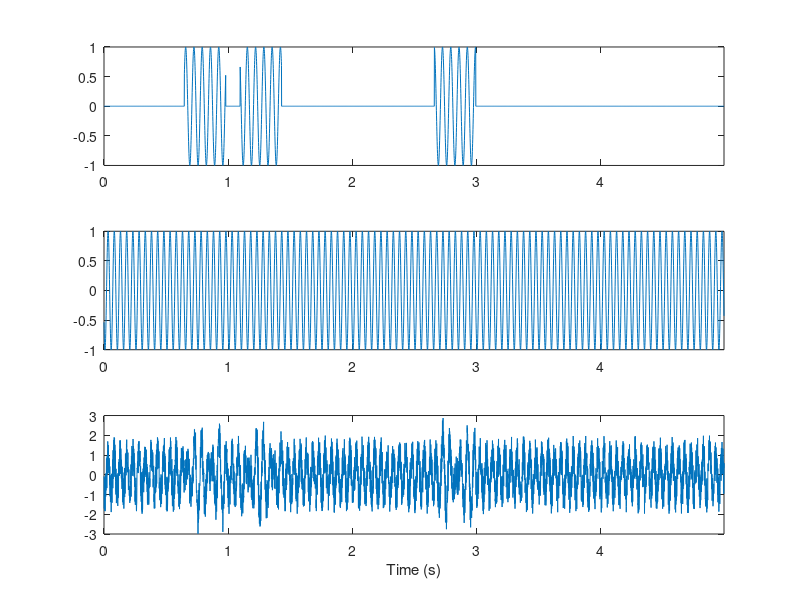

Reproduce this figure in MATLAB. (Note: this script raises an error after producing the figure.)


%% Simulated signal
% Generate a simulated signal with 3 bursts at 15Hz with 5 cycles
% and an oscillation at 20Hz, plus white noise

% Time step (s)
dt=0.001;
% Duration (s)
T=5;
% Time vector
time=0:dt:T-dt;
% Sampling rate
srate=1/dt;

% Burst frequency
f1 = 15;
% Length of bursts in cycles
f1_num_cycles=5;
% Number of bursts
f1_num_bursts=3;

% Oscillation frequency
f2 = 20;

% Burst signal
s1=zeros(1,length(time));

% Keep track of burst start and stop times so they
% don't overlap
burst_starts=[];
burst_stops=[];
while length(burst_starts)<f1_num_bursts
    % Burst duration in seconds
    dur_s=f1_num_cycles/f1;
    % Burst duration in time steps
    dur_pts=floor(dur_s/dt);
    
    % Random start and stop time
    start=randi(length(time)-dur_pts);
    stop=start+dur_pts;
    
    % Check that doesn't overlap with other bursts
    overlap=false;
    for k=1:length(burst_starts)
        other_start=burst_starts(k);
        other_stop=burst_stops(k);
        if (start >= other_start && start < other_stop) || (stop > other_start && stop <= other_stop)
            overlap=true;
            break;
        end
    end
          
    % Generate burst
    if ~overlap
        s1(start:stop)=sin(2. * pi * f1 * (time(start:stop)+randn()));
        burst_starts=[burst_starts start];
        burst_stops=[burst_stops stop];
    end
end

% Oscillatory signal
s2=sin(2. * pi * f2 * (time+randn()));

% Generated signal
signal=s1+s2+(rand(1,length(time))*2-1);

figure;
subplot(3,1,1);
plot(time,s1);
xlim([time(1) time(end)]);
subplot(3,1,2);
plot(time,s2);
xlim([time(1) time(end)]);
subplot(3,1,3);
plot(time,signal);
xlim([time(1) time(end)]);
xlabel('Time (s)');


%% Lagged Hilbert coherence
% Lagged Hilbert coherence starts with bandpass filtering using
% multiplication by a Gaussian kernel in the frequency domain

% Frequencies to evaluate (just to compute desired frequency
% resolution in this step)
freqs=linspace(5,100,100);

% Determine the frequency resolution
df = diff(freqs(1:2));

% Zero-pad the signal - or is mean-pad better?
pad=zeros(size(time));
padd_signal = [pad, signal, pad];

% Fourier transform the padded signal
signal_fft = rfft(padd_signal,length(padd_signal), 2);
fft_frex = linspace(0, srate/2, length(signal_fft));

% Kernel width for multiplication
sigma = df * .5;

% Center pass-band frequency
freq=15;

% Gaussian kernel centered on frequency with width defined
% by requested frequency resolution
kernel = exp(-((fft_frex - freq) .^ 2 / (2.0 * sigma ^ 2)));

% Multiply Fourier-transformed signal by kernel
fsignal_fft = signal_fft .* kernel;
% Reverse Fourier to get bandpass filtered signal
f_signal = irfft(fsignal_fft, length(padd_signal), 2);

figure();
subplot(5,1,1)
plot(time,signal)
xlim([time(1), time(end)])
xlabel('Time (s)')
ylabel('Amplitude')

subplot(5,1,2)
plot(fft_frex,signal_fft(1:length(fft_frex)))
xlim([0,50])
xlabel('Frequency (Hz)')
ylabel('Amplitude')

subplot(5,1,3)
plot(fft_frex,kernel,'k')
xlim([0,50])
xlabel('Frequency (Hz)')
ylabel('Amplitude')

subplot(5,1,4)
plot(fft_frex,fsignal_fft(1:length(fft_frex)))
xlim([0,50])
xlabel('Frequency (Hz)')
ylabel('Amplitude')

subplot(5,1,5)
plot(time,f_signal(length(pad)+1:end-length(pad)))
xlim([time(1), time(end)])
xlabel('Time (s)')
ylabel('Amplitude')



% Get analytic signal of bandpass filtered data (phase and amplitude)
analytic_signal = hilbert(f_signal);
% Cut off padding
analytic_signal=analytic_signal(:, length(time)+1:2 * length(time));

figure();
subplot(4,1,1);
plot(time,signal);
xlim([time(1) time(end)]);
xlabel('Time (s)');
ylabel('Amplitude');

subplot(4,1,2);
plot(time,f_signal(:, length(time)+1:2 * length(time)));
xlim([time(1) time(end)]);
xlabel('Time (s)');
ylabel('Amplitude');

subplot(4,1,3);
plot(time,abs(analytic_signal));
xlim([time(1) time(end)]);
xlabel('Time (s)');
ylabel('Amplitude');

subplot(4,1,4);
plot(time,angle(analytic_signal));
xlim([time(1) time(end)]);
xlabel('Time (s)');
ylabel('Phase');




% Evaluate lagged coherence at a lag of 3 cycles
lag=3;

% Duration of this lag in s
lag_dur_s = lag / freq;
% Number of evaluations
n_evals = floor(T / lag_dur_s);
% Remaining time
t_diff = T - (n_evals * lag_dur_s);

% Start time
start_time = time(1);
% Evaluation times (ms)
eval_times = linspace(start_time, T - t_diff, n_evals + 1); 
eval_times = eval_times(1:end-1);
% Evaluation time points
eval_pts = knnsearch(time', eval_times');

figure()
subplot(4,1,1)
plot(time,signal)
hold on
plot(eval_times,signal(eval_pts),'ro')
xlabel('Time (s)')
ylabel('Amplitude')

subplot(4,1,2)
plot(time,f_signal(length(time)+1:2*length(time)))
hold on
plot(eval_times,f_signal(length(time)+eval_pts),'ro')
xlabel('Time (s)')
ylabel('Amplitude')

subplot(4,1,3)
plot(time,abs(analytic_signal))
hold on
plot(eval_times,abs(analytic_signal(eval_pts)),'ro')
xlabel('Time (s)')
ylabel('Amplitude')

subplot(4,1,4)
plot(time,angle(analytic_signal))
hold on
plot(eval_times,angle(analytic_signal(eval_pts)),'ro')
xlabel('Time (s)')
ylabel('Phase')

% Analytic signal at n=0...n_evals-1 evaluation points
f1 = analytic_signal(eval_pts(1:end-1));
% Analytic signal at n=1...n_evals evaluation points
f2 = analytic_signal(eval_pts(2:end));
% calculate the phase difference and amplitude product
phase_diff = angle(f2) - angle(f1);
amp_prod = abs(f1) .* abs(f2);

figure();
subplot(2,1,1)
plot(eval_times(1:end-1),phase_diff)
xlim([time(1), time(end)])
xlabel('Time (s)')
ylabel('Phase difference')

subplot(2,1,2)
plot(eval_times(1:end-1),amp_prod)
xlim([time(1), time(end)])
xlabel('Time (s)')
ylabel('Amplitude product')

% Numerator - sum is over evaluation points
num = abs(sum(amp_prod .* exp(1i * phase_diff)));
disp(num)

% Scaling factor - sum is over evaluation points
f1_pow = f1.^2;
f2_pow = f2.^2;
denom = sqrt(sum(abs(f1_pow)) * sum(abs(f2_pow)));
disp(denom);

lc = num / denom;
disp(lc);



% This was evaluated starting at time t=0 and looking 3 cycles ahead, 
% but what about the points in between?

% Number of points between the first and next evaluation time points
n_range = eval_pts(2) - eval_pts(1);

% Analytic signal at n=0...n_evals-1 evaluation points, and m=0..n_range time points in between
f1 = analytic_signal(eval_pts(1:end-1) + (0:n_range-1));

% Analytic signal at n=1...n_evals evaluation points, and m=0..n_range time points in between
f2 = analytic_signal(eval_pts(2:end) + (0:n_range-1));

% Calculate the phase difference and amplitude product
phase_diff = angle(f2) - angle(f1);
amp_prod = abs(f1) .* abs(f2);

% Lagged coherence
num = abs(sum(amp_prod .* exp(1i * phase_diff),1));
f1_pow = f1.^2;
f2_pow = f2.^2;
denom = sqrt(sum(abs(f1_pow),1) .* sum(abs(f2_pow),1));
lc = num / denom;

% Average over the time points in between evaluation points
lc = mean(lc);
disp(lc);


% Evaluate at 2-10 lag cycles
lags = 2:.5:10;
% Evaluate at 15 and 20 Hz
freqs = [15, 20];

figure();
for f_idx = 1:length(freqs)
    freq = freqs(f_idx);
    lcs = zeros(size(lags));
    for l_idx = 1:length(lags)
        [num, denom, lcs(l_idx)] = lagged_hilbert_coh_demo(signal, srate, freq, lags(l_idx), df);
    end

    plot(lags, lcs, 'DisplayName', sprintf('%dHz', freq))
    hold on
end
hold off
legend
xlabel('Lag (cycles)')
ylabel('Lagged coherence')




% What about at a frequency where we know there is only noise?
[num, denom, lc] = lagged_hilbert_coh_demo(signal, srate, 50, 3, df);
disp(lc);




% What's going on?
[num1, denom1, lc1] = lagged_hilbert_coh_demo(signal, srate, 15, 3, df);
[num2, denom2, lc2] = lagged_hilbert_coh_demo(signal, srate, 50, 3, df);

fprintf('15Hz: numerator=%f, denominator=%f, lc=%f\n', mean(num1), mean(denom1), lc1);
fprintf('50Hz: numerator=%f, denominator=%f, lc=%f\n', mean(num2), mean(denom2), lc2);




% At 40Hz, the numerator and denominator are both low, but nearly exactly the same
% This is due to amplitude correlations introduced by bandpass filtering in a freq
% range with low power (https://journals.physiology.org/doi/full/10.1152/jn.00851.2013)
% Here's the effect over a range of frequencies

% Evaluate at 2-10 lag cycles
lags = 2:.5:10;
% Evaluate at 5-100 Hz
freqs = linspace(5, 100, 100);

lcs = zeros(length(freqs), length(lags));
for f_idx = 1:length(freqs)
    freq = freqs(f_idx);
    for l_idx = 1:length(lags)
        [num, denom, lcs(f_idx, l_idx)] = lagged_hilbert_coh_demo(signal, srate, freq, lags(l_idx), df);
    end
end

figure();
contourf(lags, freqs, lcs, 100,'LineColor','none');
colorbar;
xlabel('Lag (cycles)');
ylabel('Frequency (Hz)');





% The solution is to use the amplitude covariance of a surrogate 
% dataset as a threshold. We use an AR model to account for
% aperiodic temporal structure

% Compute threshold as 95th percentile of shuffled amplitude products
n_shuffles=1000;
amp_prods=ar_surr(signal, n_shuffles);
threshold = prctile(amp_prods, 95);

% Evaluate at 2-10 lag cycles
lags = 2:.5:10;
% Evaluate at 5-100 Hz
freqs = linspace(5, 100, 100);

lcs = zeros(length(freqs), length(lags));
for f_idx = 1:length(freqs)
    for l_idx = 1:length(lags)
        [num, denom, lc] = lagged_hilbert_coh_demo(signal, srate, freqs(f_idx), lags(l_idx), df);
        % Only consider lc if denominator greater than threshold
        if mean(denom) >= threshold
            lcs(f_idx, l_idx) = lc;
        end
    end
end

figure();
contourf(lags, freqs, lcs, 100,'LineColor','none');
colorbar;
xlabel('Lag (cycles)');
ylabel('Frequency (Hz)');







%% Put it all together
function [num, denom, lc]=lagged_hilbert_coh_demo(signal, srate, freq, lag, df)

    detrend_ord = 1;
    signal=detrend(signal, detrend_ord);
    
    n_pts=length(signal);
    dt=1/srate;
    T = n_pts * dt;
    time=0:dt:T-dt;
    
    % Zero-pad the signal - or is mean-pad better?
    pad=zeros(size(time));
    padd_signal = [pad, signal, pad];

    % Fourier transform the padded signal
    signal_fft = rfft(padd_signal,length(padd_signal), 2);
    fft_frex = linspace(0, srate/2, length(signal_fft));

    % Kernel width for multiplication
    sigma = df * .5;

    % Gaussian kernel centered on frequency with width defined
    % by requested frequency resolution
    kernel = exp(-((fft_frex - freq) .^ 2 / (2.0 * sigma ^ 2)));

    % Multiply Fourier-transformed signal by kernel
    fsignal_fft = signal_fft .* kernel;
    % Reverse Fourier to get bandpass filtered signal
    f_signal = irfft(fsignal_fft, length(padd_signal), 2);

    analytic_signal = hilbert(f_signal);
    % Cut off padding
    analytic_signal=analytic_signal(:, length(time)+1:2 * length(time));

    % Duration of this lag in s
    lag_dur_s = lag / freq;
    % Number of evaluations
    n_evals = floor(T / lag_dur_s);
    % Remaining time
    t_diff = T - (n_evals * lag_dur_s);

    % Start time
    start_time = time(1);
    % Evaluation times (ms)
    eval_times = linspace(start_time, T - t_diff, n_evals + 1); 
    eval_times = eval_times(1:end-1);
    % Evaluation time points
    eval_pts = knnsearch(time', eval_times');
    
    % Number of points between the first and next evaluation time points
    n_range = eval_pts(2) - eval_pts(1);

    % Analytic signal at n=0...n_evals-1 evaluation points, and m=0..n_range time points in between
    f1 = analytic_signal(eval_pts(1:end-1) + (0:n_range-1));

    % Analytic signal at n=1...n_evals evaluation points, and m=0..n_range time points in between
    f2 = analytic_signal(eval_pts(2:end) + (0:n_range-1));

    % Calculate the phase difference and amplitude product
    phase_diff = angle(f2) - angle(f1);
    amp_prod = abs(f1) .* abs(f2);

    % Lagged coherence
    num = abs(sum(amp_prod .* exp(1i * phase_diff),1));
    f1_pow = f1.^2;
    f2_pow = f2.^2;
    denom = sqrt(sum(abs(f1_pow),1) .* sum(abs(f2_pow),1));
    lc = num / denom;

    % Average over the time points in between evaluation points
    lc = mean(lc);


end
